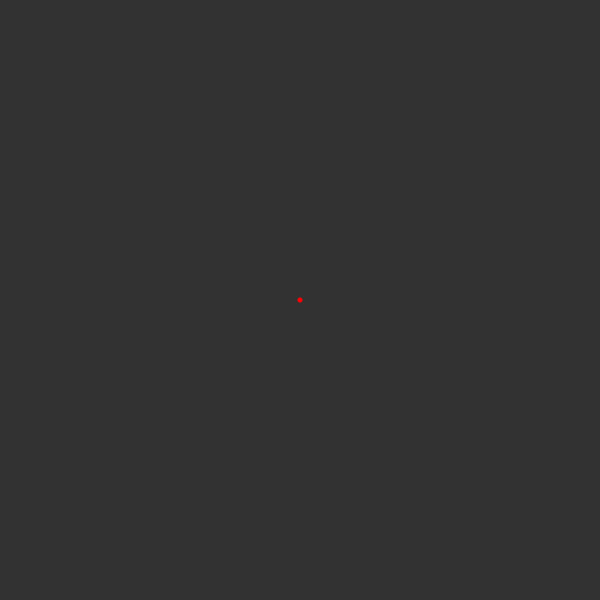
Frame 1 (no input)
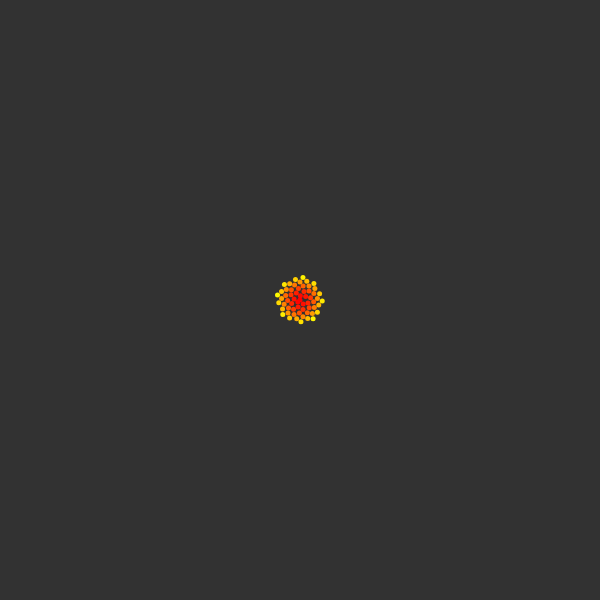
Frame 60 (no input)
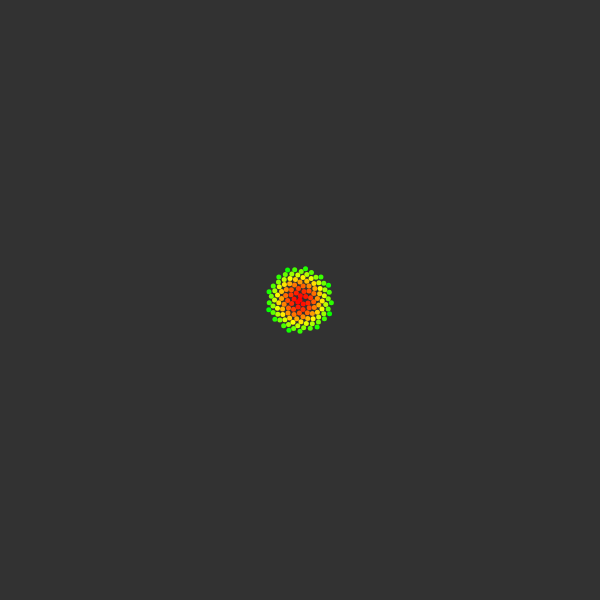
Frame 120 (the mouse pressed at the canvas centre since frame 60)

The p5.js sketch that drew these frames (run headless with seeded random() and noise() and a simulated clock; from frame 60 on, the mouse is pressed at the canvas centre):

// p5.js sketch
// ── sketch.js
let n = 0;
let c = 3;

function setup() {
  createCanvas(600, 600);
  angleMode(DEGREES);
  background(50);
  colorMode(HSB);
}

function draw() {
  let angle = n * 137.5;
  let radius = c * sqrt(n);
  let x = radius * cos(angle) + width / 2;
  let y = radius * sin(angle) + height / 2;
  fill(n % 256, 255, 255);
  noStroke();
  ellipse(x, y, 5, 5);
  n++;
}
